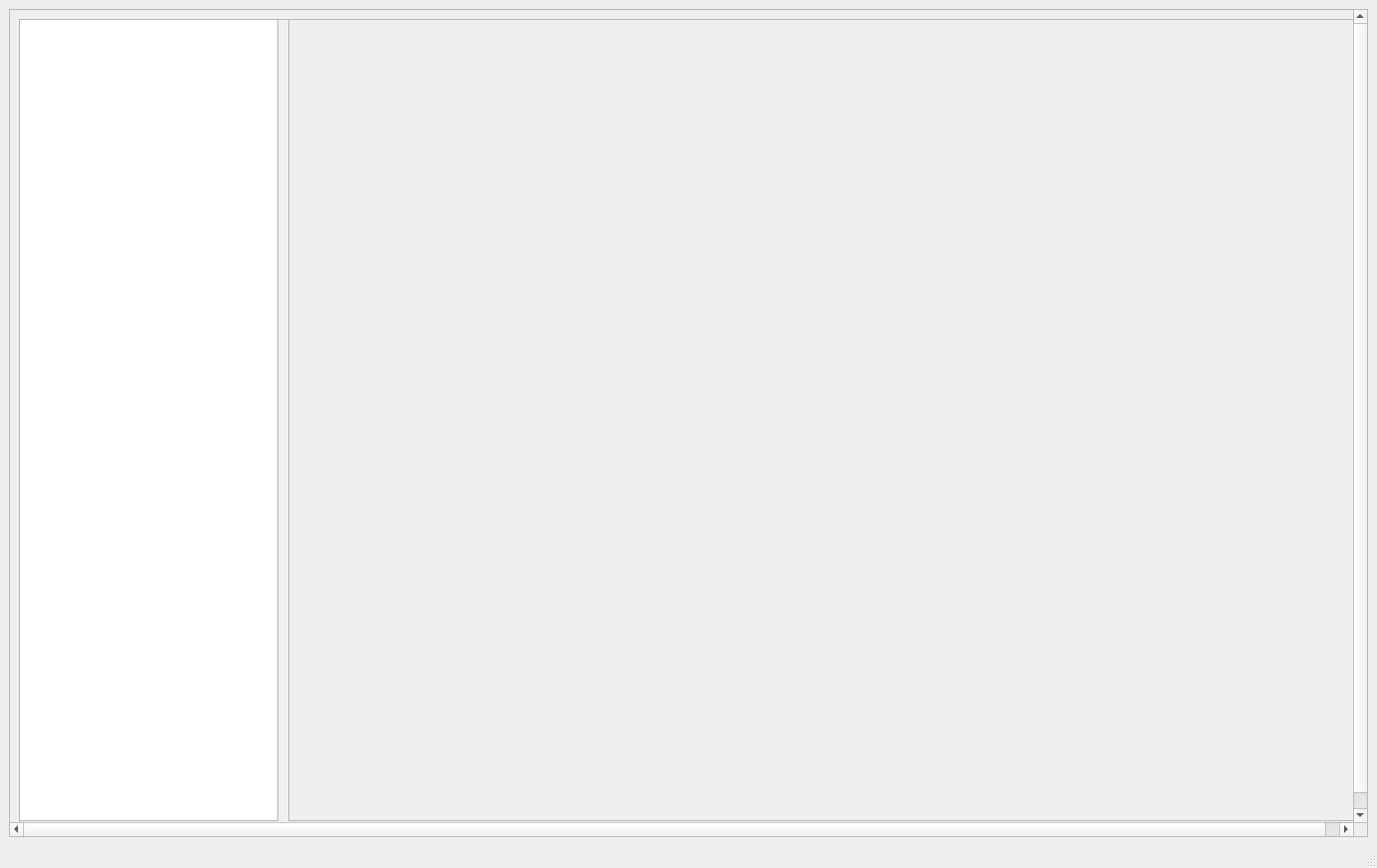
<?xml version="1.0" encoding="UTF-8"?>
<ui version="4.0">
 <class>MainWindow</class>
 <widget class="QMainWindow" name="MainWindow">
  <property name="geometry">
   <rect>
    <x>0</x>
    <y>0</y>
    <width>1380</width>
    <height>870</height>
   </rect>
  </property>
  <property name="windowTitle">
   <string>Analysis UI</string>
  </property>
  <property name="windowIcon">
   <iconset>
    <normaloff>graph_icon.png</normaloff>graph_icon.png</iconset>
  </property>
  <widget class="QWidget" name="centralwidget">
   <layout class="QVBoxLayout" name="verticalLayout_2">
    <item>
     <widget class="QScrollArea" name="scrollArea">
      <property name="widgetResizable">
       <bool>true</bool>
      </property>
      <widget class="QWidget" name="scrollAreaWidgetContents">
       <property name="geometry">
        <rect>
         <x>0</x>
         <y>0</y>
         <width>1360</width>
         <height>830</height>
        </rect>
       </property>
       <layout class="QVBoxLayout" name="verticalLayout">
        <item>
         <widget class="QFrame" name="ScrollAreaFrame">
          <property name="minimumSize">
           <size>
            <width>1342</width>
            <height>812</height>
           </size>
          </property>
          <property name="frameShape">
           <enum>QFrame::StyledPanel</enum>
          </property>
          <property name="frameShadow">
           <enum>QFrame::Raised</enum>
          </property>
          <widget class="QListWidget" name="AllTestFolders">
           <property name="geometry">
            <rect>
             <x>0</x>
             <y>0</y>
             <width>260</width>
             <height>804</height>
            </rect>
           </property>
          </widget>
          <widget class="QFrame" name="graphframe">
           <property name="geometry">
            <rect>
             <x>270</x>
             <y>0</y>
             <width>1072</width>
             <height>804</height>
            </rect>
           </property>
           <property name="frameShape">
            <enum>QFrame::StyledPanel</enum>
           </property>
           <property name="frameShadow">
            <enum>QFrame::Raised</enum>
           </property>
          </widget>
         </widget>
        </item>
       </layout>
      </widget>
     </widget>
    </item>
   </layout>
  </widget>
  <widget class="QStatusBar" name="statusbar"/>
 </widget>
 <resources/>
 <connections/>
</ui>
